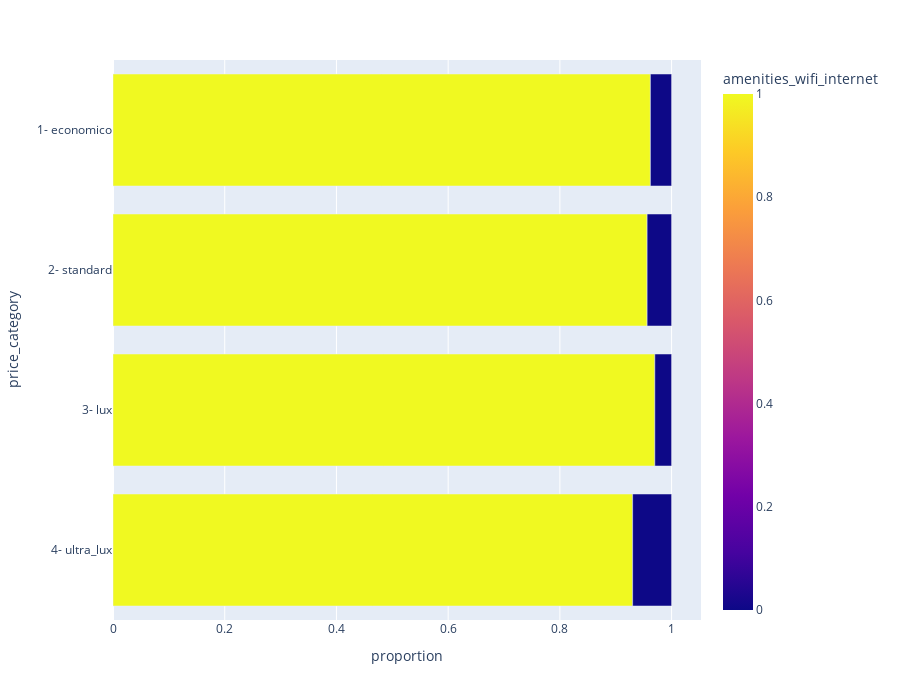

The notebook cell this image was saved under:
### Code cell
# Relación entre wifi y price category
px.bar(
    data_frame= airbnb_wifi.sort_values(by = 'price_category', ascending= False),
    x = 'proportion',
    y = 'price_category',
    color = 'amenities_wifi_internet',
    category_orders= {
        'amenities_wifi_internet': [1, 0]
    },
    height= 700,
    # barmode= 'group'
)

### Figure 1 — Plotly figure (JSON) as saved in the notebook; plotly's stock layout.template omitted (floating-point values rounded to 4 significant figures)
{"data": [{"hovertemplate": "proportion=%{x}<br>price_category=%{y}<br>amenities_wifi_internet=%{marker.color}<extra></extra>", "legendgroup": "", "marker": {"color": [1, 0, 1, 0, 1, 0, 1, 0], "coloraxis": "coloraxis", "pattern": {"shape": ""}}, "name": "", "orientation": "h", "showlegend": false, "textposition": "auto", "type": "bar", "x": [0.9302, 0.06975, 0.97, 0.03002, 0.9562, 0.04383, 0.9621, 0.03793], "xaxis": "x", "y": ["4- ultra_lux", "4- ultra_lux", "3- lux", "3- lux", "2- standard", "2- standard", "1- economico", "1- economico"], "yaxis": "y"}], "layout": {"barmode": "relative", "coloraxis": {"colorbar": {"title": {"text": "amenities_wifi_internet"}}, "colorscale": [[0, "#0d0887"], [0.1111, "#46039f"], [0.2222, "#7201a8"], [0.3333, "#9c179e"], [0.4444, "#bd3786"], [0.5556, "#d8576b"], [0.6667, "#ed7953"], [0.7778, "#fb9f3a"], [0.8889, "#fdca26"], [1, "#f0f921"]]}, "height": 700, "legend": {"tracegroupgap": 0}, "margin": {"t": 60}, "xaxis": {"anchor": "y", "domain": [0, 1], "title": {"text": "proportion"}}, "yaxis": {"anchor": "x", "domain": [0, 1], "title": {"text": "price_category"}}}}
